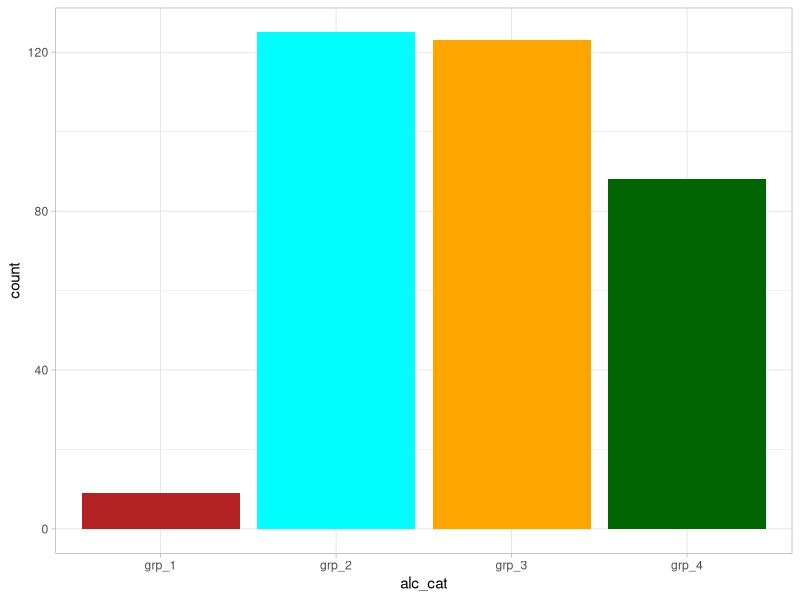
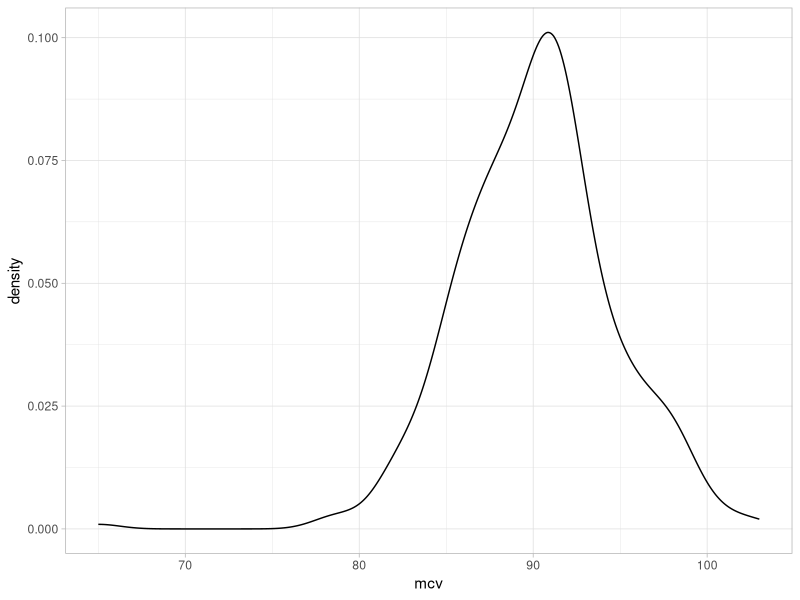
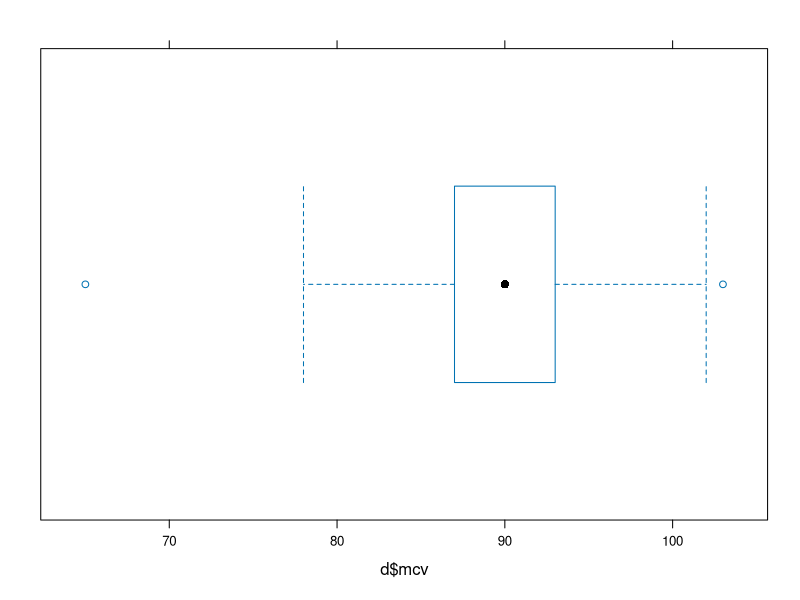
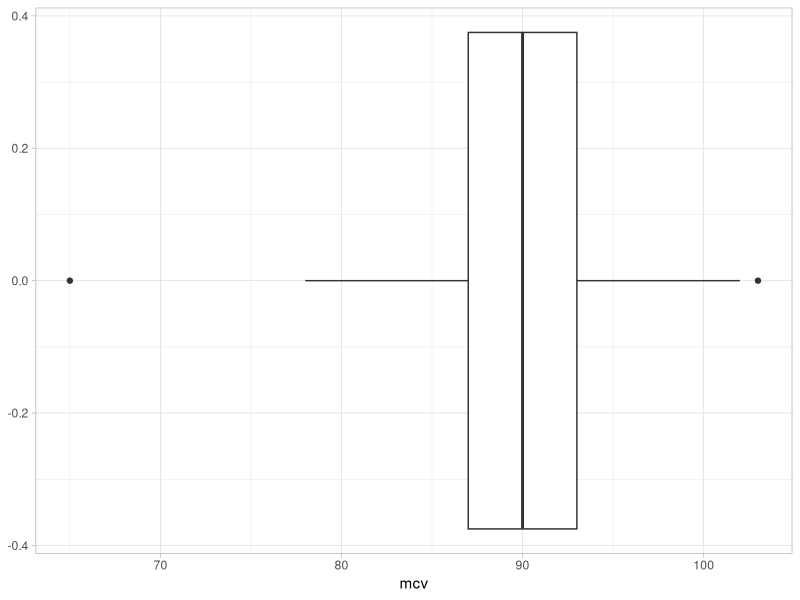
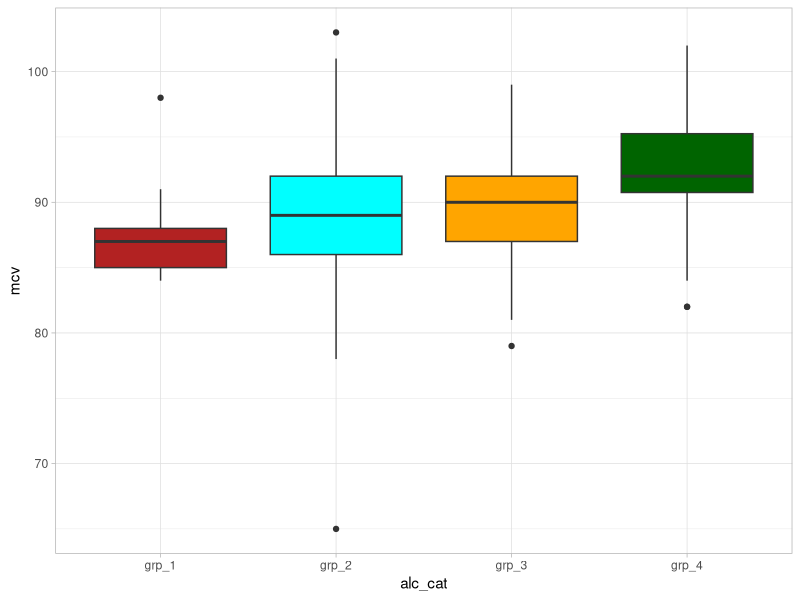
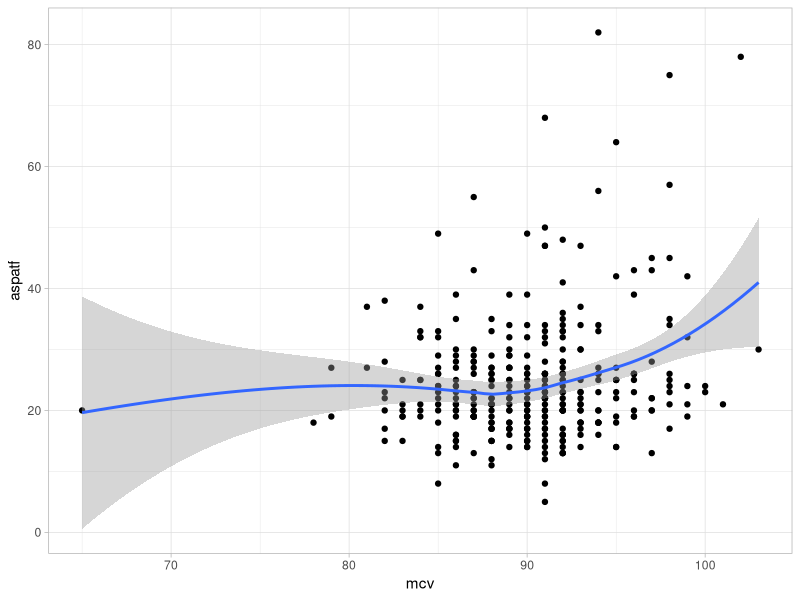

The R source for these figures, in order:

library(tidyverse)
d1 <- read_csv("rsdata/Liver_Disorders.csv")
d1 %>% colnames()

# data prep
d <- d1
colnames(d) <- c("mcv", "alkph", "alamatf", "aspatf", 
                     "ggtpd", "nbr_alcbpd", "split_col")

d <- d %>% 
  mutate(alc_cat = case_when(
    nbr_alcbpd < 0.5 ~ "grp_1",
    nbr_alcbpd <= 1 ~ "grp_2",
    nbr_alcbpd <= 5 ~ "grp_3",
    nbr_alcbpd > 5 ~ "grp_4"),
    alc_cat = as_factor(alc_cat))
d


# EDA-1
d %>% count(alc_cat)



# viz-1
theme_set(theme_light())

d %>% 
  ggplot(aes(alc_cat, fill = alc_cat))+
  geom_bar(show.legend = FALSE) + 
  scale_fill_manual(values = c("firebrick", "cyan", "orange", "darkgreen"))

d %>% 
  ggplot(aes(mcv))+geom_density()

lattice::bwplot(d$mcv)

d %>% 
  ggplot(aes(mcv)) + 
  geom_boxplot()
d %>% 
  ggplot(aes(alc_cat, mcv, fill = alc_cat)) + 
  geom_boxplot(show.legend = F) +
  scale_fill_manual(values = c("firebrick", "cyan", "orange", "darkgreen"))

d %>% 
  ggplot(aes(mcv, aspatf)) + 
  geom_point() + 
  geom_smooth()


# regression: prediction of Mean Corpuscular Volume
m <- d %>% 
  lm(mcv ~ aspatf + alkph + alamatf, data =.)

m %>% broom::tidy()

